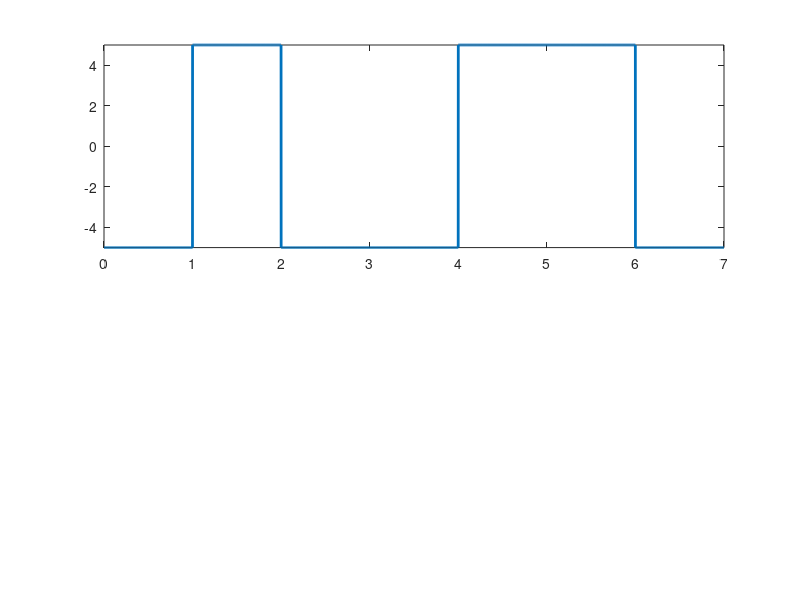

The MATLAB script that drew this image:
clc;
close all;
clear all;

bits = [1 0 1 1 0 0 1];
bitrate = 1;
n = 1000;
T = length(bits)/bitrate;
N = length(bits)*n;
dt = T/N;
t = 0:dt:T-dt;
x = zeros(1, length(t));

for i =1:length(bits)
    if(bits(i) == 1)
        x((i-1)*n+1:i*n) = -5;
    else
        x((i-1)*n+1:i*n) = 5;
    end
end
subplot(2,1,1);
plot(t,x, 'Linewidth', 2);
ylim([-5,5]);

y = zeros(1, length(x)/n);
for i=1:length(y)
    if x((i-1)*n+1) == -5
        y(i) = 1;
    end
end
disp(y);
